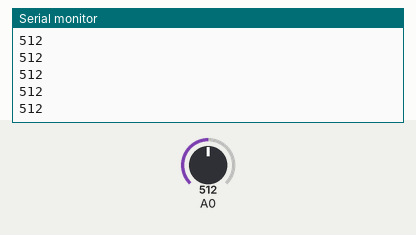
Simulated run of this sketch. Board: Arduino Uno, built with avr-gcc and run on an emulated ATmega328P. Parts: the last lines printed to the serial monitor. The test bench sets the inputs (shaded band); at power-on: A0 = 512.

Above: at 1.2 s.
1.3 s: A0 set to 716
At 1.31 s:
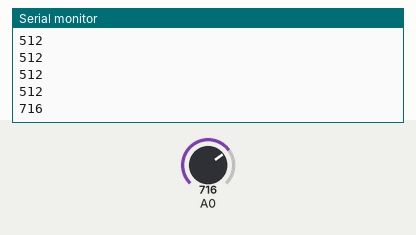
2.8 s: A0 set to 900
At 2.81 s:
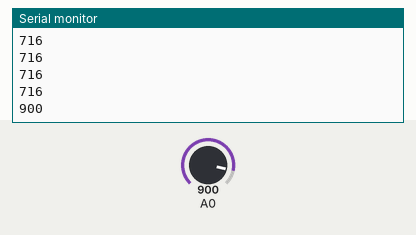
Timing chart, 0 to 5.8 s (numbered marks = the images above; inputs shaded):
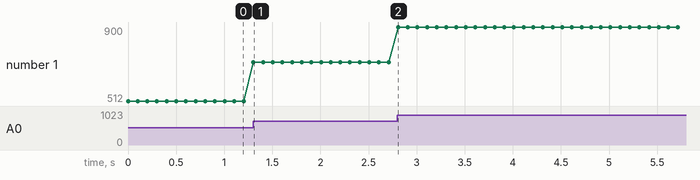

Measured:
- after the input at 1.3 s, the serial monitor: prints a new line at once (image 1)
- after the input at 2.8 s, the serial monitor: prints a new line at once (image 2)
- plotted number 1: 512 → 716 after the input at 1.3 s, 716 → 900 after the input at 2.8 s

The sketch:

esp8266_adc.ino
```cpp
int adc_value=0;
void setup() {
  Serial.begin(115200);

}

void loop() {
  adc_value=analogRead(A0);
  Serial.println(adc_value);
  delay(100);

}
```
